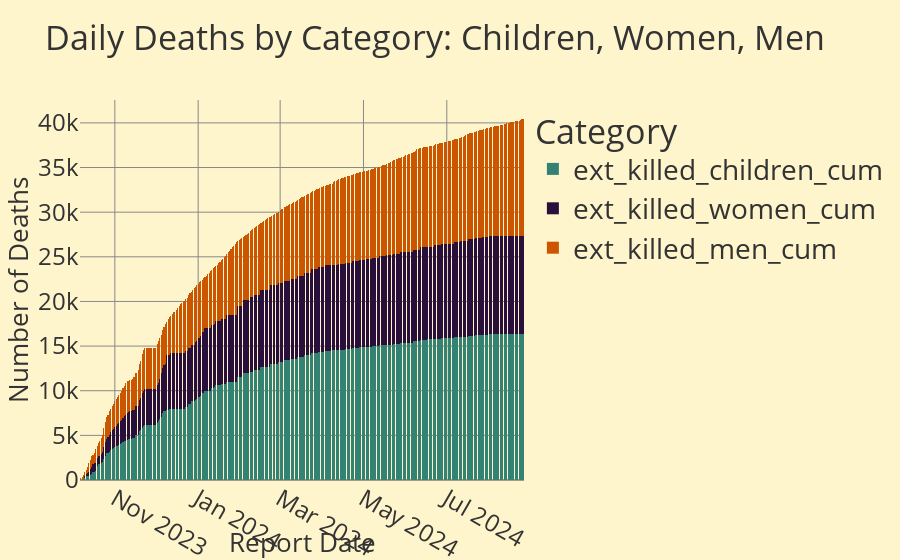

Notebook cell for this chart:
### Code cell
import plotly.express as px

# Create the stacked bar chart
fig = px.bar(
    f_casualties_daily, 
    x='report_date', 
    y=['ext_killed_children_cum', 'ext_killed_women_cum', 'ext_killed_men_cum'],
    labels={'value': 'Number of Deaths', 'variable': 'Category'},
    title='Daily Deaths by Category: Children, Women, Men',
    template='base'  # Reference to the predefined Plotly template
)

# Update the layout for better visualization
fig.update_layout(
    barmode='stack',  # Stacked bar chart
    xaxis_title='Report Date',
    yaxis_title='Number of Deaths',
    legend_title_text='Category'
)

# Show the plot
fig.show()

### Figure 1 — Plotly figure (JSON) as saved in the notebook; plotly's stock layout.template omitted (floating-point values rounded to 4 significant figures; data arrays with more than 128 entries replaced by an {"elided": "..."} marker saying what was removed)
{"data": [{"alignmentgroup": "True", "hovertemplate": "Category=ext_killed_children_cum<br>report_date=%{x}<br>Number of Deaths=%{y}<extra></extra>", "legendgroup": "ext_killed_children_cum", "marker": {"color": "#348273", "pattern": {"shape": ""}}, "name": "ext_killed_children_cum", "offsetgroup": "ext_killed_children_cum", "orientation": "v", "showlegend": true, "textposition": "auto", "type": "bar", "x": {"elided": "325 str values"}, "xaxis": "x", "y": {"elided": "325 int values"}, "yaxis": "y"}, {"alignmentgroup": "True", "hovertemplate": "Category=ext_killed_women_cum<br>report_date=%{x}<br>Number of Deaths=%{y}<extra></extra>", "legendgroup": "ext_killed_women_cum", "marker": {"color": "#280F3C", "pattern": {"shape": ""}}, "name": "ext_killed_women_cum", "offsetgroup": "ext_killed_women_cum", "orientation": "v", "showlegend": true, "textposition": "auto", "type": "bar", "x": {"elided": "325 str values"}, "xaxis": "x", "y": {"elided": "325 int values"}, "yaxis": "y"}, {"alignmentgroup": "True", "hovertemplate": "Category=ext_killed_men_cum<br>report_date=%{x}<br>Number of Deaths=%{y}<extra></extra>", "legendgroup": "ext_killed_men_cum", "marker": {"color": "#CC5500", "pattern": {"shape": ""}}, "name": "ext_killed_men_cum", "offsetgroup": "ext_killed_men_cum", "orientation": "v", "showlegend": true, "textposition": "auto", "type": "bar", "x": {"elided": "325 str values"}, "xaxis": "x", "y": {"elided": "325 int values"}, "yaxis": "y"}], "layout": {"barmode": "stack", "legend": {"title": {"text": "Category"}, "tracegroupgap": 0}, "title": {"text": "Daily Deaths by Category: Children, Women, Men"}, "xaxis": {"anchor": "y", "domain": [0, 1], "title": {"text": "Report Date"}}, "yaxis": {"anchor": "x", "domain": [0, 1], "title": {"text": "Number of Deaths"}}}}
